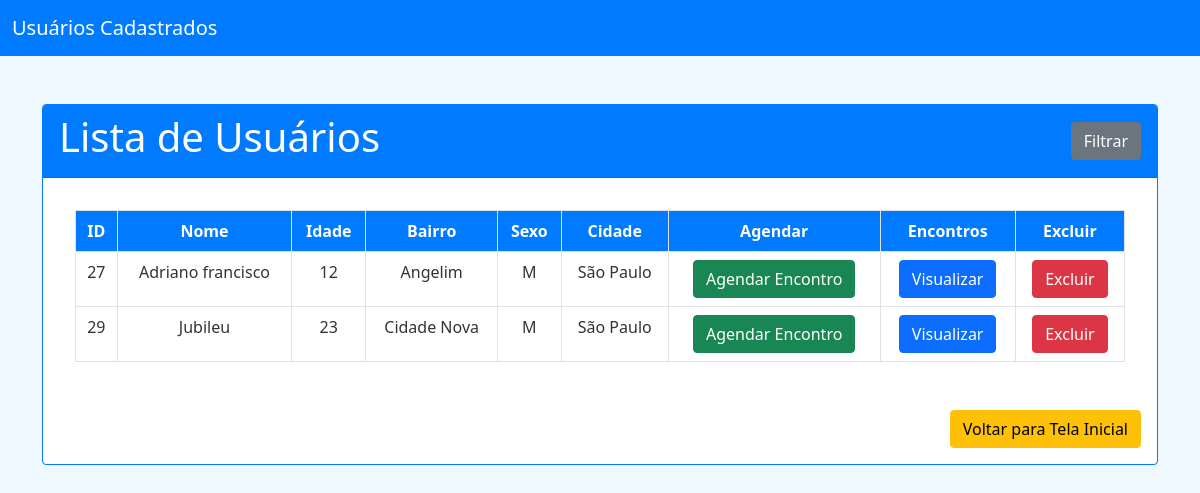
/usuarios/, run on an earlier commit of the app's database.
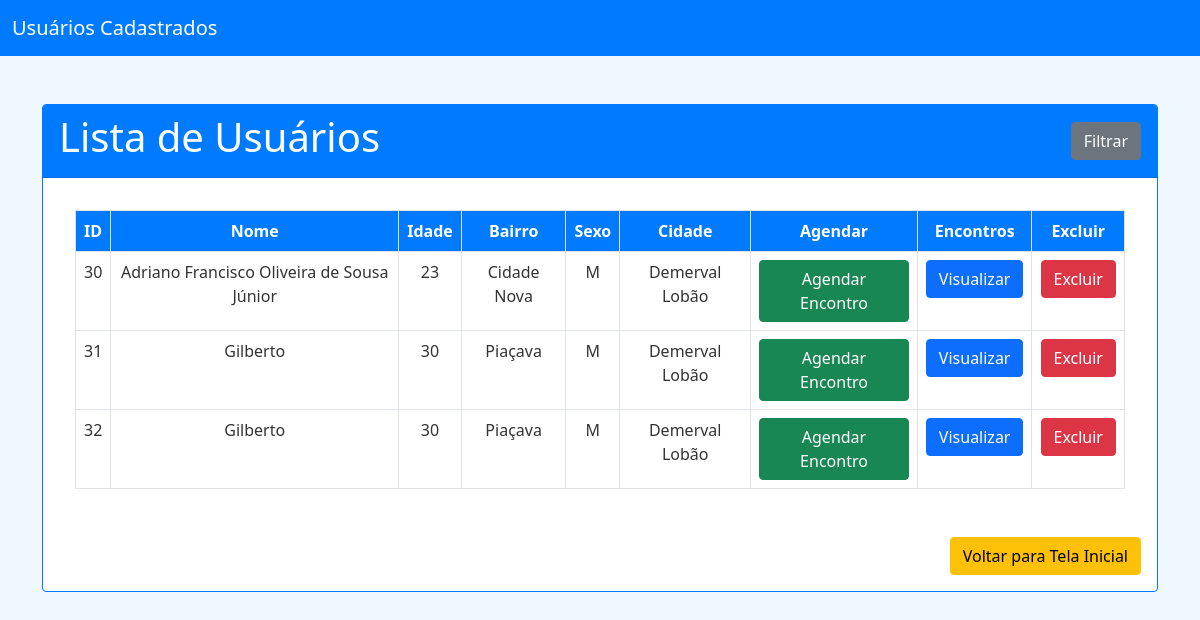
And on a later commit of the database.
### app_cad_usuarios/models.py (models this page shows)
class Usuario(models.Model):
    id_usuario = models.AutoField(primary_key=True)
    nome = models.TextField(max_length=255)
    idade = models.IntegerField()
    bairro = models.TextField(max_length=255)
    sexo = models.TextField(max_length=10)
    cidade = models.TextField(max_length=255)

### app_cad_usuarios/views.py (the view)
# urls.py: path('usuarios/', views.usuarios, name='usuarios'),
def usuarios(request):
    search_query = request.GET.get('search', '')
    filter_bairro = request.GET.get('bairro', '')
    filter_sexo = request.GET.get('sexo', '')
    filter_cidade = request.GET.get('cidade', '')
    usuarios = Usuario.objects.all()
    if search_query:
        usuarios = usuarios.filter(nome__icontains=search_query)
    if filter_bairro:
        usuarios = usuarios.filter(bairro__icontains=filter_bairro)
    if filter_sexo:
        usuarios = usuarios.filter(sexo__icontains=filter_sexo)
    if filter_cidade:
        usuarios = usuarios.filter(cidade__icontains=filter_cidade)
    context = {
        'usuarios': usuarios
    }
    return render(request, 'usuarios/usuarios.html', context)

### app_cad_usuarios/templates/usuarios/usuarios.html (shortened to what this page needs)
<!doctype html>
<html lang="en">
<head>
    <link href="https://cdn.jsdelivr.net/npm/bootstrap@5.0.2/dist/css/bootstrap.min.css" rel="stylesheet">
</head>
<body>
<nav class="navbar navbar-expand-lg navbar-light">
    <div class="container-fluid">
        <a class="navbar-brand" href="#">Usuários Cadastrados</a>
    </div>
</nav>
<div class="container mt-5">
    <div class="row justify-content-center">
        <div class="col-md-12">
            <div class="card">
                <div class="card-header">
                    <h1 class="card-title">Lista de Usuários</h1>
                    <button class="btn btn-secondary" id="filter-btn">Filtrar</button>
                </div>
                <div class="card-body">
                    <div class="table-container">
                        <div class="table-wrapper">
                            <table class="table table-bordered">
                                <thead>
                                    <tr>
                                        <th scope="col">ID</th>
                                        <th scope="col">Nome</th>
                                        <th scope="col">Idade</th>
                                        <th scope="col">Bairro</th>
                                        <th scope="col">Sexo</th>
                                        <th scope="col">Cidade</th>
                                        <th scope="col">Agendar</th>
                                        <th scope="col">Encontros</th>
                                        <th scope="col">Excluir</th>
                                    </tr>
                                </thead>
                                <tbody>
                                    {% for usuario in usuarios %}
                                        <tr>
                                            <td>{{ usuario.id_usuario }}</td>
                                            <td>{{ usuario.nome }}</td>
                                            <td>{{ usuario.idade }}</td>
                                            <td>{{ usuario.bairro }}</td>
                                            <td>{{ usuario.sexo }}</td>
                                            <td>{{ usuario.cidade }}</td>
                                            <td>
                                                <a href="{% url 'agendar_encontro' usuario.id_usuario %}" class="btn btn-success">Agendar Encontro</a>
                                            </td>
                                            <td>
                                                <a href="{% url 'acompanhamento' usuario.id_usuario %}" class="btn btn-primary">Visualizar</a>
                                            </td>
                                            <td>
                                                <a href="{% url 'excluir_usuario' usuario.id_usuario %}" class="btn btn-danger">Excluir</a>
                                            </td>
                                        </tr>
                                    {% endfor %}
                                </tbody>
                            </table>
                        </div>
                    </div>
                    <div class="mt-3 d-flex justify-content-end">
                        <a href="{% url 'home' %}" class="btn btn-warning">Voltar para Tela Inicial</a>
                    </div>
                </div>
            </div>
        </div>
    </div>
</div>
</body>
</html>

### app_cad_usuarios/templates/usuarios/usuarios.html (style rules this page uses)
body { background-color: #f0f8ff; }
.navbar { background-color: #007bff; }
.navbar-brand { color: #fff !important; }
.card { background-color: #ffffff; border: 1px solid #007bff; }
.card-header { background-color: #007bff; color: #ffffff; display: flex; justify-content: space-between; align-items: center; }
table { background-color: #ffffff; border: 1px solid #007bff; width: 100%; text-align: center; }
th, td { color: #333; text-align: center; }
th { background-color: #d1ecf1; }
.table thead th { background-color: #007bff; color: #ffffff; }
.table-container { overflow-x: auto; padding: 1rem; }
.table-wrapper { display: flex; justify-content: center; align-items: center; }

What changed in the data, as far as the page shows it:
removed Usuario: id_usuario "27", nome "Adriano francisco", idade "12", bairro "Angelim", sexo "M", cidade "São Paulo"
removed Usuario: id_usuario "29", nome "Jubileu", idade "23", bairro "Cidade Nova", sexo "M", cidade "São Paulo"
added Usuario: id_usuario "30", nome "Adriano Francisco Oliveira de Sousa Júnior", idade "23", bairro "Cidade Nova", sexo "M", cidade "Demerval Lobão"
added Usuario: id_usuario "31", nome "Gilberto", idade "30", bairro "Piaçava", sexo "M", cidade "Demerval Lobão"
added Usuario: id_usuario "32", nome "Gilberto", idade "30", bairro "Piaçava", sexo "M", cidade "Demerval Lobão"
